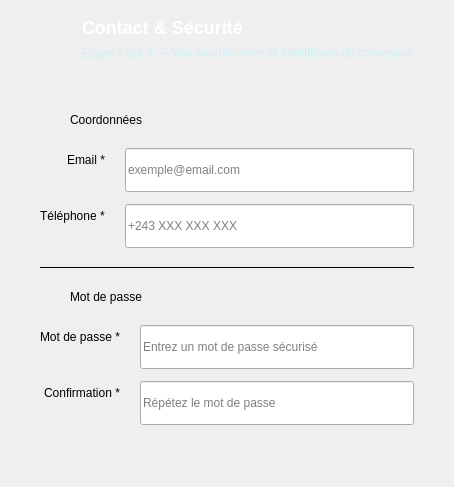
  <widget class="QWizardPage" name="page_contact">
   <property name="title">
    <string/>
   </property>
   <property name="subTitle">
    <string/>
   </property>
   <layout class="QVBoxLayout" name="layout_contact">
    <property name="spacing">
     <number>0</number>
    </property>
    <property name="leftMargin">
     <number>0</number>
    </property>
    <property name="topMargin">
     <number>0</number>
    </property>
    <property name="rightMargin">
     <number>0</number>
    </property>
    <property name="bottomMargin">
     <number>0</number>
    </property>
    <item>
     <widget class="QFrame" name="header_contact">
      <property name="minimumSize">
       <size>
        <width>0</width>
        <height>80</height>
       </size>
      </property>
      <property name="maximumSize">
       <size>
        <width>16777215</width>
        <height>80</height>
       </size>
      </property>
      <layout class="QHBoxLayout" name="header_contact_layout">
       <property name="leftMargin">
        <number>40</number>
       </property>
       <property name="topMargin">
        <number>16</number>
       </property>
       <property name="rightMargin">
        <number>40</number>
       </property>
       <property name="bottomMargin">
        <number>16</number>
       </property>
       <item>
        <widget class="QLabel" name="contact_icon">
         <property name="minimumSize">
          <size>
           <width>36</width>
           <height>36</height>
          </size>
         </property>
         <property name="maximumSize">
          <size>
           <width>36</width>
           <height>36</height>
          </size>
         </property>
         <property name="styleSheet">
          <string notr="true">background: transparent;</string>
         </property>
         <property name="pixmap">
          <pixmap resource="../Icon.qrc">:/Icon/Icons/lock_white.svg</pixmap>
         </property>
         <property name="scaledContents">
          <bool>true</bool>
         </property>
        </widget>
       </item>
       <item>
        <layout class="QVBoxLayout" name="contact_text_layout">
         <property name="spacing">
          <number>2</number>
         </property>
         <item>
          <widget class="QLabel" name="contact_title">
           <property name="styleSheet">
            <string notr="true">color: #ffffff; font-size: 18px; font-weight: 700; background: transparent;</string>
           </property>
           <property name="text">
            <string>Contact &amp; Sécurité</string>
           </property>
          </widget>
         </item>
         <item>
          <widget class="QLabel" name="contact_subtitle">
           <property name="styleSheet">
            <string notr="true">color: #CAF0F8; font-size: 12px; background: transparent;</string>
           </property>
           <property name="text">
            <string>Étape 2 sur 4 — Vos coordonnées et identifiants de connexion</string>
           </property>
          </widget>
         </item>
        </layout>
       </item>
       <item>
        <spacer name="contact_header_spacer">
         <property name="orientation">
          <enum>Qt::Orientation::Horizontal</enum>
         </property>
         <property name="sizeHint" stdset="0">
          <size>
           <width>0</width>
           <height>0</height>
          </size>
         </property>
        </spacer>
       </item>
      </layout>
     </widget>
    </item>
    <item>
     <widget class="QFrame" name="card_contact">
      <property name="frameShape">
       <enum>QFrame::Shape::NoFrame</enum>
      </property>
      <layout class="QVBoxLayout" name="contact_content">
       <property name="spacing">
        <number>18</number>
       </property>
       <property name="leftMargin">
        <number>40</number>
       </property>
       <property name="topMargin">
        <number>30</number>
       </property>
       <property name="rightMargin">
        <number>40</number>
       </property>
       <property name="bottomMargin">
        <number>30</number>
       </property>
       <item>
        <layout class="QHBoxLayout" name="section_contact_header_layout">
         <property name="spacing">
          <number>10</number>
         </property>
         <item>
          <widget class="QLabel" name="section_contact_icon">
           <property name="minimumSize">
            <size>
             <width>20</width>
             <height>20</height>
            </size>
           </property>
           <property name="maximumSize">
            <size>
             <width>20</width>
             <height>20</height>
            </size>
           </property>
           <property name="pixmap">
            <pixmap resource="../Icon.qrc">:/Icon/Icons/phone.svg</pixmap>
           </property>
           <property name="scaledContents">
            <bool>true</bool>
           </property>
          </widget>
         </item>
         <item>
          <widget class="QLabel" name="section_contact_title">
           <property name="styleSheet">
            <string notr="true">.section_title { color: #023E8A; font-size: 15px; font-weight: 700; background: transparent; }</string>
           </property>
           <property name="text">
            <string>Coordonnées</string>
           </property>
          </widget>
         </item>
         <item>
          <spacer name="section_contact_spacer">
           <property name="orientation">
            <enum>Qt::Orientation::Horizontal</enum>
           </property>
           <property name="sizeHint" stdset="0">
            <size>
             <width>0</width>
             <height>0</height>
            </size>
           </property>
          </spacer>
         </item>
        </layout>
       </item>
       <item>
        <layout class="QFormLayout" name="form_contact">
         <property name="labelAlignment">
          <set>Qt::AlignmentFlag::AlignRight|Qt::AlignmentFlag::AlignTrailing|Qt::AlignmentFlag::AlignVCenter</set>
         </property>
         <property name="horizontalSpacing">
          <number>20</number>
         </property>
         <property name="verticalSpacing">
          <number>12</number>
         </property>
         <item row="0" column="0">
          <widget class="QLabel" name="label_email">
           <property name="text">
            <string>Email *</string>
           </property>
          </widget>
         </item>
         <item row="0" column="1">
          <widget class="QLineEdit" name="input_email">
           <property name="minimumSize">
            <size>
             <width>0</width>
             <height>44</height>
            </size>
           </property>
           <property name="placeholderText">
            <string>exemple@email.com</string>
           </property>
          </widget>
         </item>
         <item row="1" column="0">
          <widget class="QLabel" name="label_phone">
           <property name="text">
            <string>Téléphone *</string>
           </property>
          </widget>
         </item>
         <item row="1" column="1">
          <widget class="QLineEdit" name="input_phone">
           <property name="minimumSize">
            <size>
             <width>0</width>
             <height>44</height>
            </size>
           </property>
           <property name="placeholderText">
            <string>+243 XXX XXX XXX</string>
           </property>
          </widget>
         </item>
        </layout>
       </item>
       <item>
        <widget class="QFrame" name="divider_contact">
         <property name="frameShape">
          <enum>QFrame::Shape::HLine</enum>
         </property>
        </widget>
       </item>
       <item>
        <layout class="QHBoxLayout" name="section_security_header_layout">
         <property name="spacing">
          <number>10</number>
         </property>
         <item>
          <widget class="QLabel" name="section_security_icon">
           <property name="minimumSize">
            <size>
             <width>20</width>
             <height>20</height>
            </size>
           </property>
           <property name="maximumSize">
            <size>
             <width>20</width>
             <height>20</height>
            </size>
           </property>
           <property name="pixmap">
            <pixmap resource="../Icon.qrc">:/Icon/Icons/lock.svg</pixmap>
           </property>
           <property name="scaledContents">
            <bool>true</bool>
           </property>
          </widget>
         </item>
         <item>
          <widget class="QLabel" name="section_security_title">
           <property name="styleSheet">
            <string notr="true">.section_title { color: #023E8A; font-size: 15px; font-weight: 700; background: transparent; }</string>
           </property>
           <property name="text">
            <string>Mot de passe</string>
           </property>
          </widget>
         </item>
         <item>
          <spacer name="section_security_spacer">
           <property name="orientation">
            <enum>Qt::Orientation::Horizontal</enum>
           </property>
           <property name="sizeHint" stdset="0">
            <size>
             <width>0</width>
             <height>0</height>
            </size>
           </property>
          </spacer>
         </item>
        </layout>
       </item>
       <item>
        <layout class="QFormLayout" name="form_security">
         <property name="labelAlignment">
          <set>Qt::AlignmentFlag::AlignRight|Qt::AlignmentFlag::AlignTrailing|Qt::AlignmentFlag::AlignVCenter</set>
         </property>
         <property name="horizontalSpacing">
          <number>20</number>
         </property>
         <property name="verticalSpacing">
          <number>12</number>
         </property>
         <item row="0" column="0">
          <widget class="QLabel" name="label_password">
           <property name="text">
            <string>Mot de passe *</string>
           </property>
          </widget>
         </item>
         <item row="0" column="1">
          <widget class="QLineEdit" name="input_password">
           <property name="minimumSize">
            <size>
             <width>0</width>
             <height>44</height>
            </size>
           </property>
           <property name="echoMode">
            <enum>QLineEdit::EchoMode::Password</enum>
           </property>
           <property name="placeholderText">
            <string>Entrez un mot de passe sécurisé</string>
           </property>
          </widget>
         </item>
         <item row="1" column="0">
          <widget class="QLabel" name="label_password_confirm">
           <property name="text">
            <string>Confirmation *</string>
           </property>
          </widget>
         </item>
         <item row="1" column="1">
          <widget class="QLineEdit" name="input_password_confirm">
           <property name="minimumSize">
            <size>
             <width>0</width>
             <height>44</height>
            </size>
           </property>
           <property name="echoMode">
            <enum>QLineEdit::EchoMode::Password</enum>
           </property>
           <property name="placeholderText">
            <string>Répétez le mot de passe</string>
           </property>
          </widget>
         </item>
        </layout>
       </item>
       <item>
        <widget class="QLabel" name="label_pwd_error">
         <property name="text">
          <string/>
         </property>
         <property name="wordWrap">
          <bool>true</bool>
         </property>
        </widget>
       </item>
       <item>
        <spacer name="contact_bottom_spacer">
         <property name="orientation">
          <enum>Qt::Orientation::Vertical</enum>
         </property>
         <property name="sizeHint" stdset="0">
          <size>
           <width>0</width>
           <height>0</height>
          </size>
         </property>
        </spacer>
       </item>
      </layout>
     </widget>
    </item>
   </layout>
  </widget>
